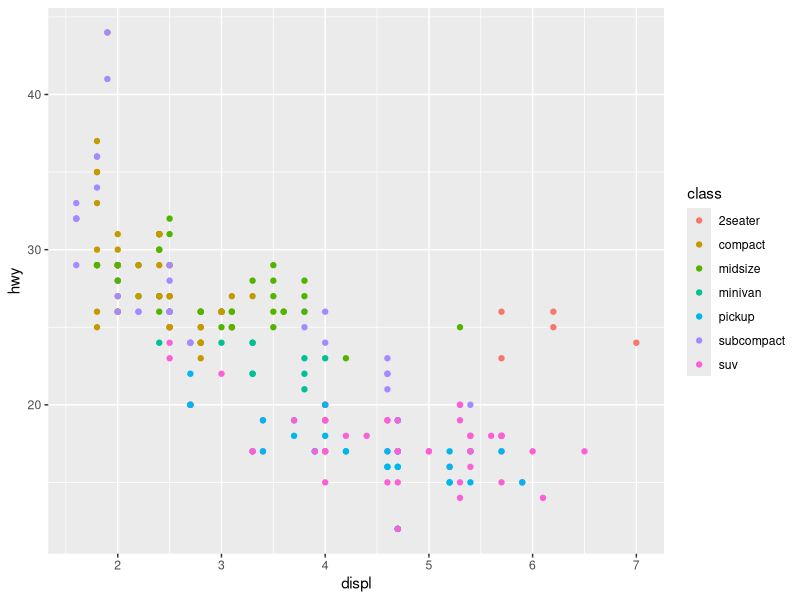
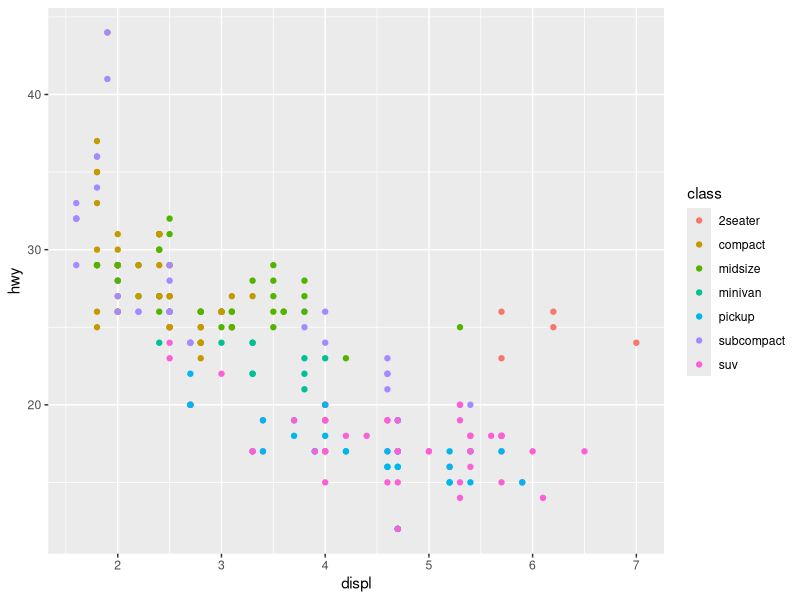
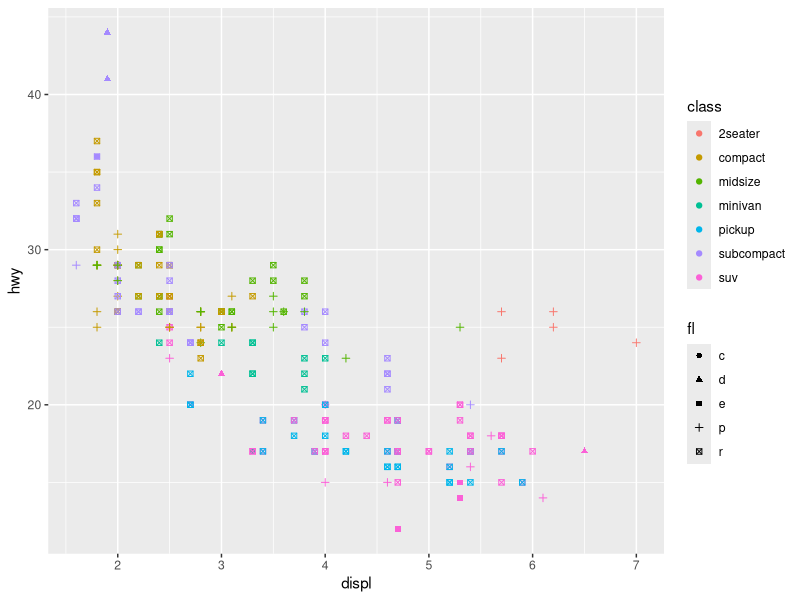
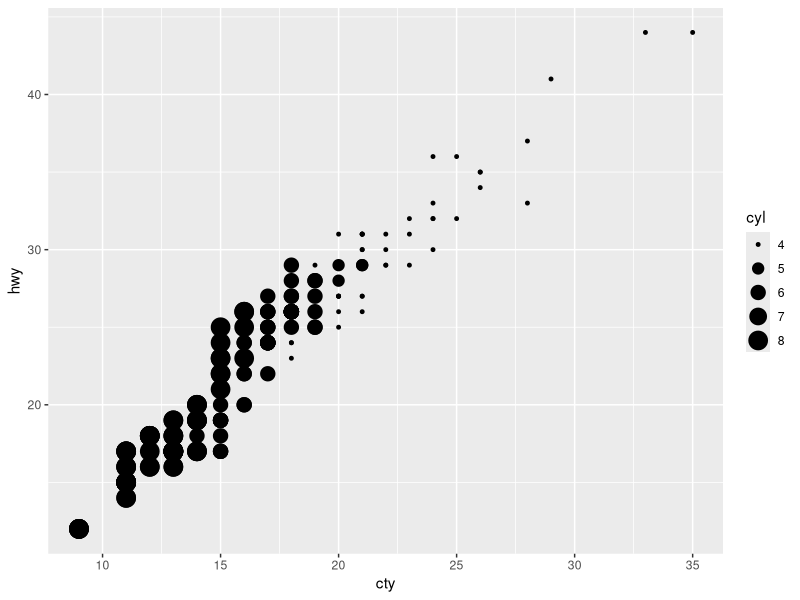
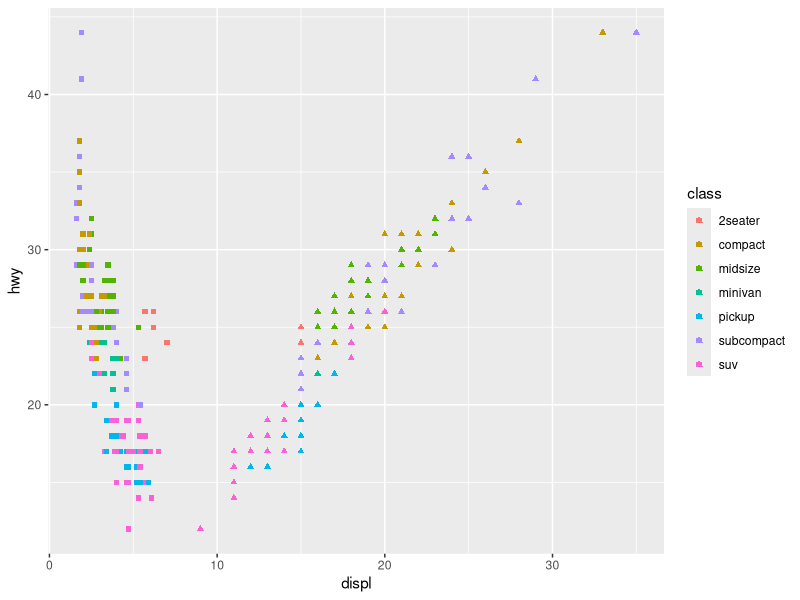
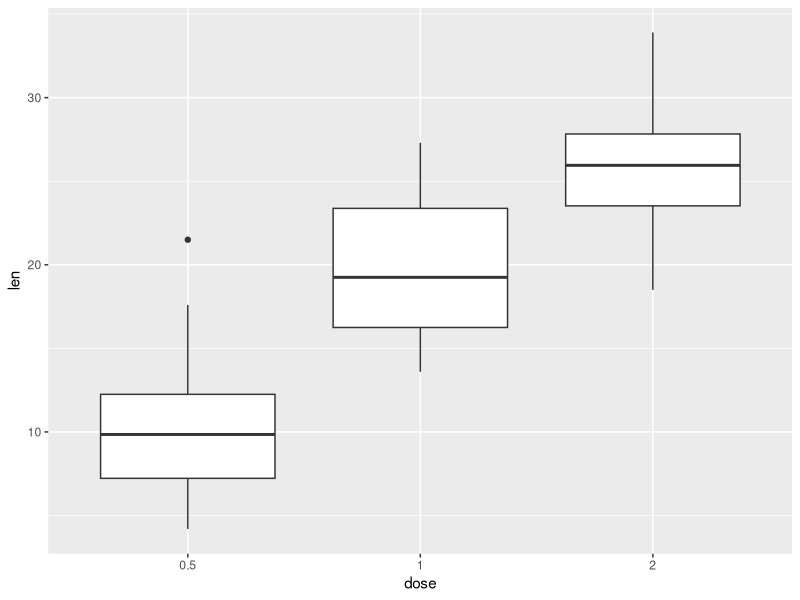
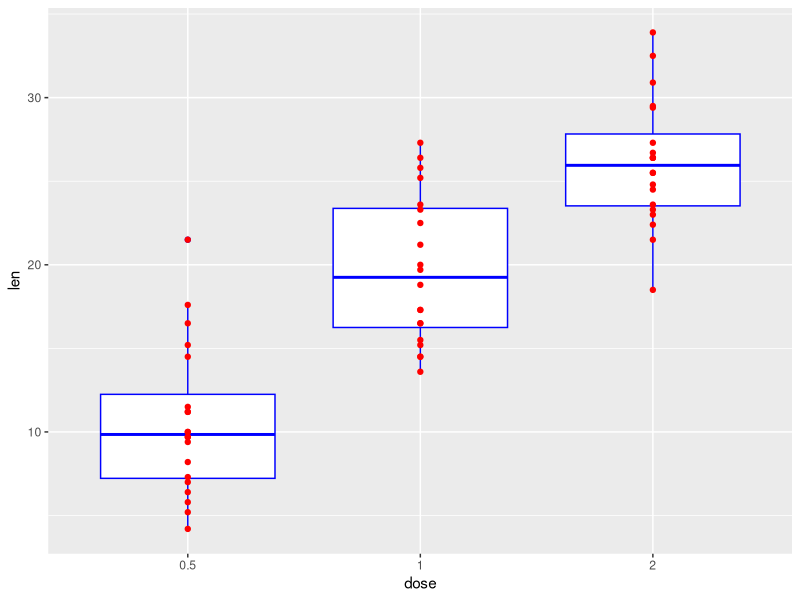

Source code (R) for these figures, in order:
## ---- chunk 1
knitr::opts_chunk$set(echo = FALSE)

library(tidyverse)
data(mpg)
data(ToothGrowth)
## ---- chunk 2

ggplot(data = mpg,
       aes(x = displ, y = hwy, col = class)) +
  geom_point()
## ---- chunk 3

# This creates the same plot.
# You could specify x, y, col within the aesthetic argument if you're using
# multiple layers with different arguments.

ggplot(data = mpg) +
  geom_point(aes(x = displ, y = hwy, col = class))
## ---- chunk 4

ggplot(data = mpg,
       aes(x = displ, y = hwy, col = class, pch = fl)) +
  geom_point()

## ---- chunk 5

ggplot(data = mpg,
       aes(x = cty, y = hwy, size = cyl)) +
  geom_point()

## ---- chunk 6

ggplot(data = mpg, aes(y = hwy, col = class)) +
  geom_point(aes(x = displ), pch = 15) +
  geom_point(aes(x = cty), pch = 17)
## ---- chunk 7

ToothGrowth$dose <- as.factor(ToothGrowth$dose)

ggplot(data = ToothGrowth, 
       aes(x = dose, y = len, group = dose)) +
  geom_boxplot()

## ---- chunk 8

ggplot(data = ToothGrowth, 
       aes(x = dose, y = len)) +
  geom_boxplot(col = "blue") +
  geom_point(col = "red")

